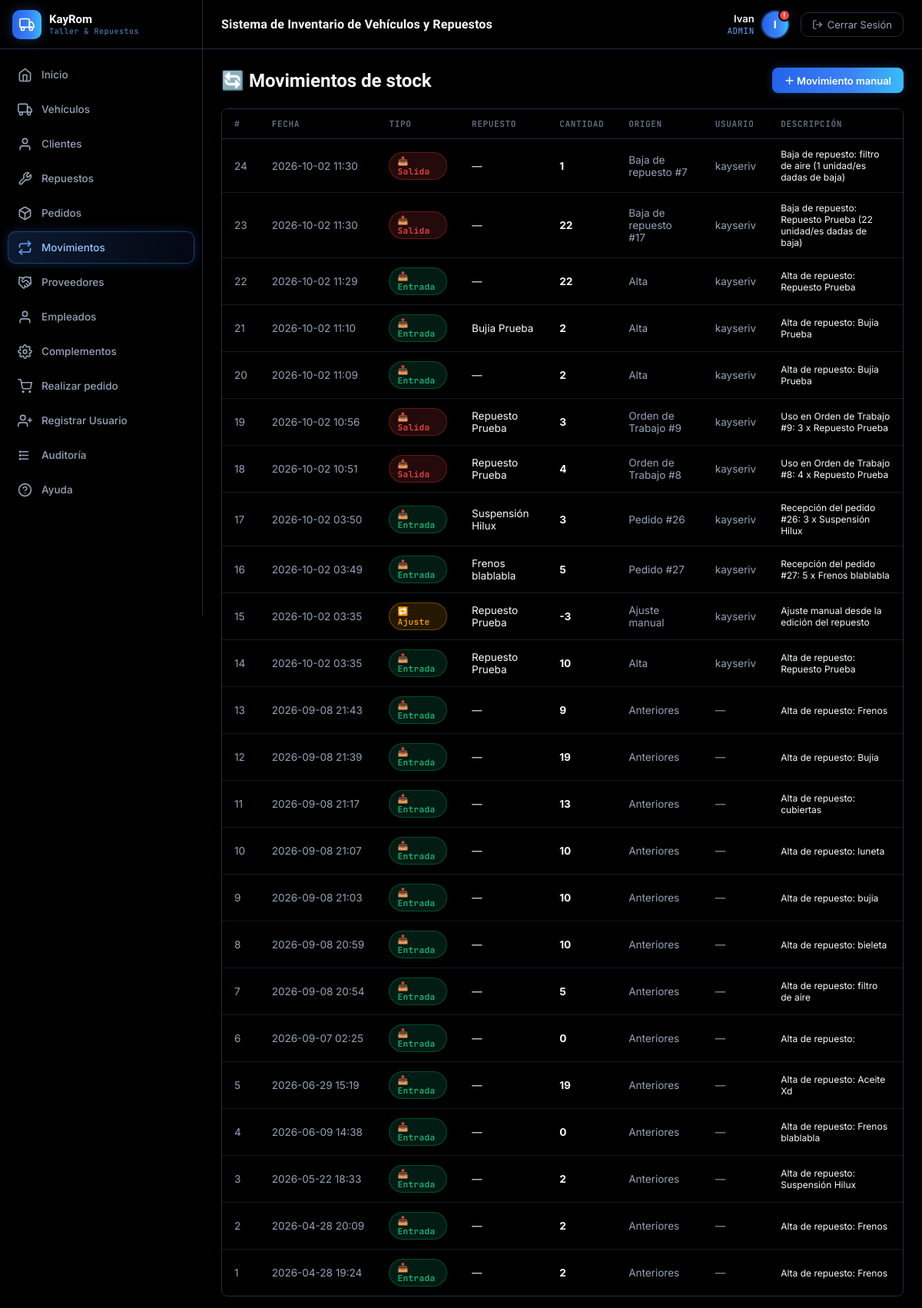
Screenshot of /index.php?page=movimientos (signed in) with the database file from the repository.
### tables this page shows
CREATE TABLE `movimientos` (
  `id` int NOT NULL AUTO_INCREMENT,
  `repuesto_id` int DEFAULT NULL,
  `tipo` varchar(45) NOT NULL,
  `descripcion` varchar(200) DEFAULT NULL,
  `cantidad` int DEFAULT '0',
  `fecha` datetime DEFAULT CURRENT_TIMESTAMP,
  `usuario_id` int DEFAULT NULL,
  `origen` varchar(30) NOT NULL DEFAULT 'Manual',
  `origen_id` int DEFAULT NULL,
  PRIMARY KEY (`id`),
  KEY `fk_mov_repuesto` (`repuesto_id`),
  KEY `fk_mov_usuario` (`usuario_id`),
  CONSTRAINT `fk_mov_repuesto` FOREIGN KEY (`repuesto_id`) REFERENCES `repuestos` (`id`) ON DELETE SET NULL ON UPDATE CASCADE,
  CONSTRAINT `fk_mov_usuario` FOREIGN KEY (`usuario_id`) REFERENCES `usuario` (`id`) ON DELETE SET NULL ON UPDATE CASCADE
);

CREATE TABLE `usuario` (
  `id` int NOT NULL AUTO_INCREMENT,
  `nombre_usuario` varchar(100) NOT NULL,
  `contrasena_usuario` varchar(255) NOT NULL,
  `activo` tinyint(1) NOT NULL DEFAULT '1',
  `persona_id` int DEFAULT NULL,
  `email` varchar(100) DEFAULT NULL,
  `token_recuperacion` varchar(64) DEFAULT NULL,
  `token_expiracion` datetime DEFAULT NULL,
  `rol` varchar(30) DEFAULT 'empleado',
  PRIMARY KEY (`id`),
  KEY `persona_id` (`persona_id`),
  CONSTRAINT `usuario_ibfk_1` FOREIGN KEY (`persona_id`) REFERENCES `persona` (`id`)
);

CREATE TABLE `repuestos` (
  `id` int NOT NULL AUTO_INCREMENT,
  `nombre` varchar(100) NOT NULL,
  `categoria` varchar(45) DEFAULT NULL,
  `stock` int DEFAULT '0',
  `stock_minimo` int DEFAULT '5',
  `precio` decimal(10,2) DEFAULT '0.00',
  `sku` varchar(20) DEFAULT NULL,
  `proveedor_id` int DEFAULT NULL,
  PRIMARY KEY (`id`),
  KEY `fk_repuestos_proveedor` (`proveedor_id`),
  CONSTRAINT `fk_repuestos_proveedor` FOREIGN KEY (`proveedor_id`) REFERENCES `proveedor` (`id`) ON DELETE SET NULL
);

### backend/movimiento/controllers/MovimientoController.php (called while the page is built, shortened)
<?php
class MovimientoController {
    private $model;
    public function __construct() {
        $this->model     = new MovimientoModel();
    }
    public function index() {
        $data = [
            'movimientos' => $this->model->getAll(),
            'activePage'  => 'movimientos'
        ];
        require_once 'backend/movimiento/views/movimientos.php';
    }
}

### config/base_datos.php (called while the page is built, shortened)
<?php
class Database {
    private static $instance = null;
    public $conexion;
    private function __construct() {
        $this->conexion = new mysqli(DB_HOST, DB_USER, DB_PASS, DB_NAME);
        $this->conexion->set_charset(DB_CHARSET);
    }
    public static function getInstance() {
        if (self::$instance === null) {
            self::$instance = new Database();
        }
        return self::$instance;
    }
    public function getConexion() {
        return $this->conexion;
    }
}

### backend/movimiento/models/MovimientoModel.php (called while the page is built, shortened)
<?php
class MovimientoModel {
    private $db;
    public function __construct() {
        $this->db = Database::getInstance()->getConexion();
    }
    public function getAll() {
        $sql = "SELECT m.*, r.nombre AS repuesto_nombre, u.nombre_usuario
                FROM movimientos m
                LEFT JOIN repuestos r ON r.id = m.repuesto_id
                LEFT JOIN usuario u   ON u.id = m.usuario_id
                ORDER BY m.fecha DESC, m.id DESC";
        $result = $this->db->query($sql);
        return $result ? $result->fetch_all(MYSQLI_ASSOC) : [];
    }
}

### backend/movimiento/views/movimientos.php (the view)
<?php
require_once 'compartidoCREO/views/encabezado.php';
?>
<div class="page-header">
    <h1>🔄 Movimientos de stock</h1>
    <a href="index.php?page=movimientos&action=create" class="btn btn-primary">＋ Movimiento manual</a>
</div>
<div class="panel">
    <div class="panel-body">
        <table>
            <thead>
                <tr>
                    <th>#</th><th>Fecha</th><th>Tipo</th><th>Repuesto</th><th>Cantidad</th><th>Origen</th><th>Usuario</th><th>Descripción</th>
                </tr>
            </thead>
            <tbody>
                <?php if (empty($data['movimientos'])): ?>
                <tr><td colspan="8" style="text-align:center;color:var(--text-muted);padding:30px;">Todavía no hay movimientos</td></tr>
                <?php else: foreach ($data['movimientos'] as $m): ?>
                <?php
                if ($m['tipo'] === 'Entrada')     { $tipoCls = 'disponible'; $tipoIcon = '📥'; }
                elseif ($m['tipo'] === 'Salida')  { $tipoCls = 'vendido';    $tipoIcon = '📤'; }
                else                              { $tipoCls = 'reparacion'; $tipoIcon = '🔁'; }
                $origen = $m['origen'] ?? 'Manual';
                if (!empty($m['origen_id'])) $origen .= ' #' . (int)$m['origen_id'];
                ?>
                <tr>
                    <td style="color:var(--text-muted);"><?= $m['id'] ?></td>
                    <td style="color:var(--text-muted);white-space:nowrap;"><?= substr($m['fecha'], 0, 16) ?></td>
                    <td><span class="badge-status <?= $tipoCls ?>"><?= $tipoIcon ?> <?= htmlspecialchars($m['tipo']) ?></span></td>
                    <td><?= htmlspecialchars($m['repuesto_nombre'] ?? '—') ?></td>
                    <td><strong><?= (int)$m['cantidad'] ?></strong></td>
                    <td style="color:var(--text-muted);"><?= htmlspecialchars($origen) ?></td>
                    <td style="color:var(--text-muted);"><?= htmlspecialchars($m['nombre_usuario'] ?? '—') ?></td>
                    <td style="font-size:12px;"><?= htmlspecialchars($m['descripcion'] ?? '') ?></td>
                </tr>
                <?php endforeach; endif; ?>
            </tbody>
        </table>
    </div>
</div>
<?php require_once 'compartidoCREO/views/pie_pagina.php'; ?>

### public/css/style.css (style rules this page uses)
:root { --bg-dark: #000000; --bg-panel: #000000; --bg-card: #000000; --bg-hover: #121316; --sidebar-w: 264px; --accent-blue: #3B82F6; --accent-green: #10B981; --accent-orange:#F59E0B; --accent-red: #EF4444; --accent-blue-bright: #60A5FA; --accent-indigo: #6366F1; --gradient-primary: linear-gradient(90deg, #2563EB 0%, #3B82F6 60%, #38BDF8 100%); --text-primary: #F8FAFC; --text-muted: #94A3B8; --text-dim: #64748B; --border: #232B3E; --radius: 8px; --transition: 0.18s ease; --font-display: 'Plus Jakarta Sans', sans-serif; --font-body: 'Inter', sans-serif; --font-mono: 'JetBrains Mono', monospace; }
*, *::before, *::after { margin: 0; padding: 0; box-sizing: border-box; }
body { font-family: var(--font-body); background: var(--bg-dark); color: var(--text-primary); display: flex; min-height: 100vh; overflow-x: hidden; }
.panel { background: var(--bg-card); border: 1px solid var(--border); border-radius: var(--radius); overflow: hidden; box-shadow: 0 1px 3px rgba(0,0,0,0.35); }
.panel-body { padding: 0; overflow-x: auto; }
table { width: 100%; border-collapse: collapse; font-size: 13.5px; }
thead th { padding: 12px 16px; text-align: left; color: var(--text-dim); font-weight: 600; font-size: 11px; letter-spacing: 0.06em; text-transform: uppercase; background: var(--bg-dark); font-family: var(--font-mono); border-bottom: 1px solid var(--border); }
tbody td { padding: 12px 16px; border-bottom: 1px solid rgba(35,43,62,0.6); color: var(--text-primary); }
tbody tr:last-child td { border-bottom: none; }
.badge-status { padding: 3px 10px; border-radius: 20px; font-size: 11px; font-weight: 600; letter-spacing: 0.4px; display: inline-block; font-family: var(--font-mono); }
.badge-status.disponible { background: rgba(16,185,129,0.15); color: #10B981; border: 1px solid rgba(16,185,129,0.3); }
.badge-status.vendido { background: rgba(239,68,68,0.15); color: #EF4444; border: 1px solid rgba(239,68,68,0.3); }
.badge-status.reparacion { background: rgba(245,158,11,0.15); color: #F59E0B; border: 1px solid rgba(245,158,11,0.35); }
.btn { display: inline-flex; align-items: center; gap: 6px; padding: 7px 16px; border-radius: 8px; border: none; cursor: pointer; font-family: var(--font-body); font-size: 13px; font-weight: 600; text-decoration: none; transition: all var(--transition); }
.btn-primary { background: var(--gradient-primary); color: #fff; box-shadow: 0 0 12px rgba(59,130,246,0.3); }
.page-header { display: flex; align-items: center; justify-content: space-between; margin-bottom: 20px; }
.page-header h1 { font-family: var(--font-display); font-size: 24px; font-weight: 700; color: var(--text-primary); }
.stat-card, .panel, .btn, .nav-icon-btn, .action-icons a, .module-chip, .filter-group select, .quick-modal-box { transition: transform 0.15s ease, box-shadow 0.15s ease, border-color 0.15s ease, background 0.15s ease, color 0.15s ease; }
tbody tr { transition: background 0.12s ease, box-shadow 0.12s ease; }

### rows the page displays
movimientos: id "24", fecha "2026-10-02 11:30", tipo "📤", tipo "Salida", repuesto_nombre "—", cantidad "1", origen "Baja de repuesto #7", usuario.nombre_usuario "kayseriv", descripcion "Baja de repuesto: filtro de aire (1 unidad/es dadas de baja)"
movimientos: id "23", fecha "2026-10-02 11:30", tipo "📤", tipo "Salida", repuesto_nombre "—", cantidad "22", origen "Baja de repuesto #17", usuario.nombre_usuario "kayseriv", descripcion "Baja de repuesto: Repuesto Prueba (22 unidad/es dadas de baja)"
movimientos: id "22", fecha "2026-10-02 11:29", tipo "📥", tipo "Entrada", repuesto_nombre "—", cantidad "22", origen "Alta", usuario.nombre_usuario "kayseriv", descripcion "Alta de repuesto: Repuesto Prueba"
movimientos: id "21", fecha "2026-10-02 11:10", tipo "📥", tipo "Entrada", repuesto.nombre "Bujia Prueba", cantidad "2", origen "Alta", usuario.nombre_usuario "kayseriv", descripcion "Alta de repuesto: Bujia Prueba"
movimientos: id "20", fecha "2026-10-02 11:09", tipo "📥", tipo "Entrada", repuesto_nombre "—", cantidad "2", origen "Alta", usuario.nombre_usuario "kayseriv", descripcion "Alta de repuesto: Bujia Prueba"
movimientos: id "19", fecha "2026-10-02 10:56", tipo "📤", tipo "Salida", repuesto.nombre "Repuesto Prueba", cantidad "3", origen "Orden de Trabajo #9", usuario.nombre_usuario "kayseriv", descripcion "Uso en Orden de Trabajo #9: 3 x Repuesto Prueba"
movimientos: id "18", fecha "2026-10-02 10:51", tipo "📤", tipo "Salida", repuesto.nombre "Repuesto Prueba", cantidad "4", origen "Orden de Trabajo #8", usuario.nombre_usuario "kayseriv", descripcion "Uso en Orden de Trabajo #8: 4 x Repuesto Prueba"
movimientos: id "17", fecha "2026-10-02 03:50", tipo "📥", tipo "Entrada", repuesto.nombre "Suspensión Hilux", cantidad "3", origen "Pedido #26", usuario.nombre_usuario "kayseriv", descripcion "Recepción del pedido #26: 3 x Suspensión Hilux"
movimientos: id "16", fecha "2026-10-02 03:49", tipo "📥", tipo "Entrada", repuesto.nombre "Frenos blablabla", cantidad "5", origen "Pedido #27", usuario.nombre_usuario "kayseriv", descripcion "Recepción del pedido #27: 5 x Frenos blablabla"
movimientos: id "15", fecha "2026-10-02 03:35", tipo "🔁", tipo "Ajuste", repuesto.nombre "Repuesto Prueba", cantidad "-3", origen "Ajuste manual", usuario.nombre_usuario "kayseriv", descripcion "Ajuste manual desde la edición del repuesto"
movimientos: id "14", fecha "2026-10-02 03:35", tipo "📥", tipo "Entrada", repuesto.nombre "Repuesto Prueba", cantidad "10", origen "Alta", usuario.nombre_usuario "kayseriv", descripcion "Alta de repuesto: Repuesto Prueba"
movimientos: id "13", fecha "2026-09-08 21:43", tipo "📥", tipo "Entrada", repuesto_nombre "—", cantidad "9", origen "Anteriores", nombre_usuario "—", descripcion "Alta de repuesto: Frenos"
movimientos: id "12", fecha "2026-09-08 21:39", tipo "📥", tipo "Entrada", repuesto_nombre "—", cantidad "19", origen "Anteriores", nombre_usuario "—", descripcion "Alta de repuesto: Bujia"
movimientos: id "11", fecha "2026-09-08 21:17", tipo "📥", tipo "Entrada", repuesto_nombre "—", cantidad "13", origen "Anteriores", nombre_usuario "—", descripcion "Alta de repuesto: cubiertas"
movimientos: id "10", fecha "2026-09-08 21:07", tipo "📥", tipo "Entrada", repuesto_nombre "—", cantidad "10", origen "Anteriores", nombre_usuario "—", descripcion "Alta de repuesto: luneta"
movimientos: id "9", fecha "2026-09-08 21:03", tipo "📥", tipo "Entrada", repuesto_nombre "—", cantidad "10", origen "Anteriores", nombre_usuario "—", descripcion "Alta de repuesto: bujia"
movimientos: id "8", fecha "2026-09-08 20:59", tipo "📥", tipo "Entrada", repuesto_nombre "—", cantidad "10", origen "Anteriores", nombre_usuario "—", descripcion "Alta de repuesto: bieleta"
movimientos: id "7", fecha "2026-09-08 20:54", tipo "📥", tipo "Entrada", repuesto_nombre "—", cantidad "5", origen "Anteriores", nombre_usuario "—", descripcion "Alta de repuesto: filtro de aire"
movimientos: id "6", fecha "2026-09-07 02:25", tipo "📥", tipo "Entrada", repuesto_nombre "—", cantidad "0", origen "Anteriores", nombre_usuario "—", descripcion "Alta de repuesto:"
movimientos: id "5", fecha "2026-06-29 15:19", tipo "📥", tipo "Entrada", repuesto_nombre "—", cantidad "19", origen "Anteriores", nombre_usuario "—", descripcion "Alta de repuesto: Aceite Xd"
movimientos: id "4", fecha "2026-06-09 14:38", tipo "📥", tipo "Entrada", repuesto_nombre "—", cantidad "0", origen "Anteriores", nombre_usuario "—", descripcion "Alta de repuesto: Frenos blablabla"
movimientos: id "3", fecha "2026-05-22 18:33", tipo "📥", tipo "Entrada", repuesto_nombre "—", cantidad "2", origen "Anteriores", nombre_usuario "—", descripcion "Alta de repuesto: Suspensión Hilux"
movimientos: id "2", fecha "2026-04-28 20:09", tipo "📥", tipo "Entrada", repuesto_nombre "—", cantidad "2", origen "Anteriores", nombre_usuario "—", descripcion "Alta de repuesto: Frenos"
movimientos: id "1", fecha "2026-04-28 19:24", tipo "📥", tipo "Entrada", repuesto_nombre "—", cantidad "2", origen "Anteriores", nombre_usuario "—", descripcion "Alta de repuesto: Frenos"

### other values shown
$nombreUsuario "Ivan"
$rolUsuario "ADMIN"
substr($nombreUsuario, 0, 1) "I"
